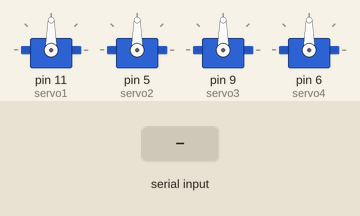
Bench run of a sketch on a simulated Arduino Uno, built with avr-gcc and run on an emulated ATmega328P. On the bench: 4 × servo. The inputs (shaded band) are chosen by the test bench.

Above: at 1.2 s.
1.3 s: "r" received over Serial
At 2.3 s:
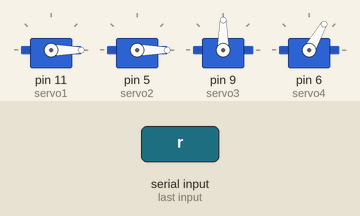
2.8 s: "f" received over Serial
At 3.4 s:
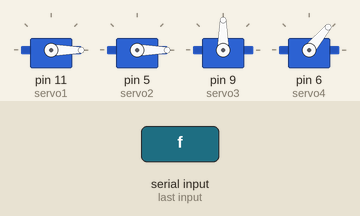
4.3 s: "w" received over Serial
At 4.6 s:
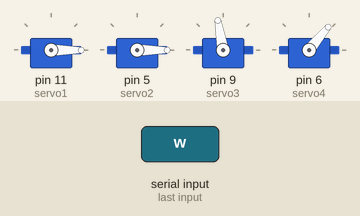
5.8 s: "r" received over Serial
At 6.9 s:
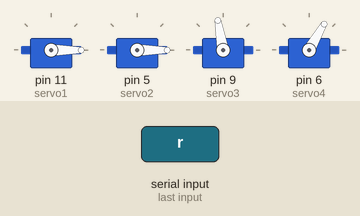
7.3 s: "s" received over Serial
At 8.1 s:
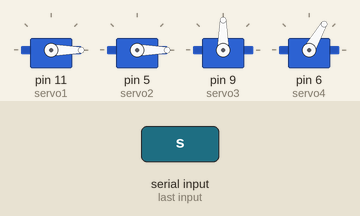
Timing chart, 0 to 9.8 s (numbered marks = the images above; inputs shaded):
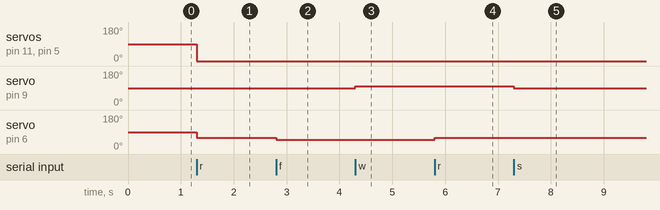

The sketch:

arm_test.ino
```cpp
#include <Servo.h>

Servo servo1; //grip
Servo servo2;//rotate
Servo servo3;//base
Servo servo4;//arm

int pos1=50;
int pos2=90;
int pos3=0;
int pos4=0;


void setup() {
  Serial.begin(9600);
  servo1.attach(11); //to attach  servo
  servo2.attach(5);
  servo3.attach(9);
   servo4.attach(6);
}


void loop() {

 if (Serial.available()) {  // Returns true if there is serial input.
    char ch = Serial.read();// waits for the character

  if (ch == 'r') {
      if (pos1 < 70) {
        pos1 += 10;
      }
    } else if (ch == 'f') {
      if (pos1 > 0) {
        pos1 -= 10; }}

         if (ch == 'w') {
      if (pos2 < 180) {
        pos2 += 10;
      }
    } else if (ch == 's') {
      if (pos2 > 90) {
        pos2 -= 10; }}

         if (ch == 'a') {
      if (pos3 < 180) {
        pos3 += 10;
      }
    } else if (ch == 'q') {
      if (pos3 > 15) {
        pos3 -= 10; }}

         if (ch == 'e') {
      if (pos4 < 180) {
        pos4 += 10;
      }
    } else if (ch == 'd') {
      if (pos4 > 0) {
        pos4 -= 10; }}

// enters the position for each servo motor.


  //delay(10);
  servo2.write(pos3);//rotate
  //delay(10);
 servo3.write(pos2);//base
 //delay(10);
   servo4.write(pos1);//arm
//delay(10);
servo1.write(pos4); //gripq
//delay(10);
 }

}
```

Measured:
- after the input at 1.3 s, servo on pin 11 (servo1), servo on pin 5 (servo2): 90° → 0° at once; servo on pin 6 (servo4): 90° → 60° at once
- after the input at 2.8 s, servo on pin 6 (servo4): 60° → 50° at once
- after the input at 4.3 s, servo on pin 9 (servo3): 90° → 100° at once
- after the input at 5.8 s, servo on pin 6 (servo4): 50° → 60° at once
- after the input at 7.3 s, servo on pin 9 (servo3): 100° → 90° at once
